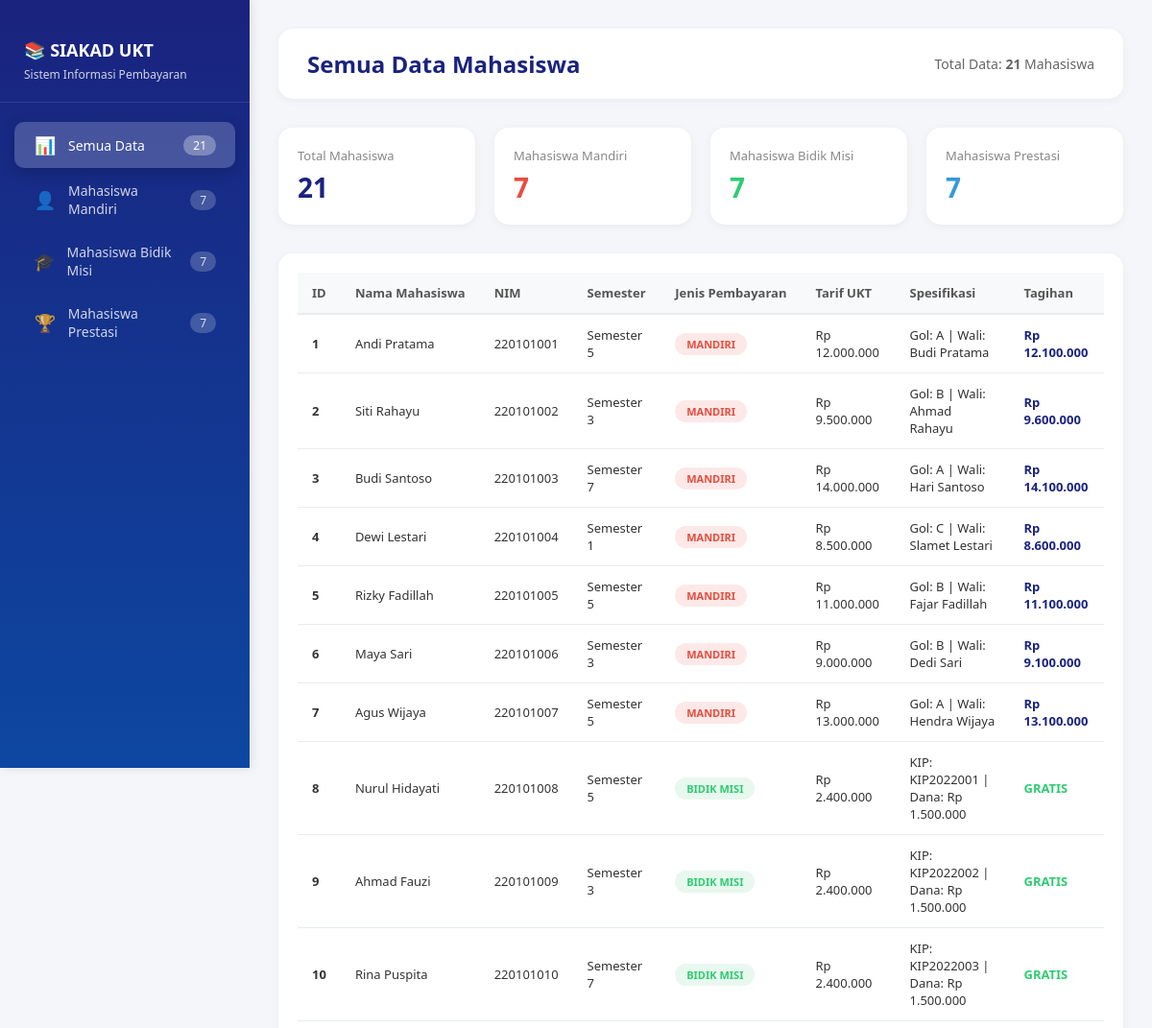
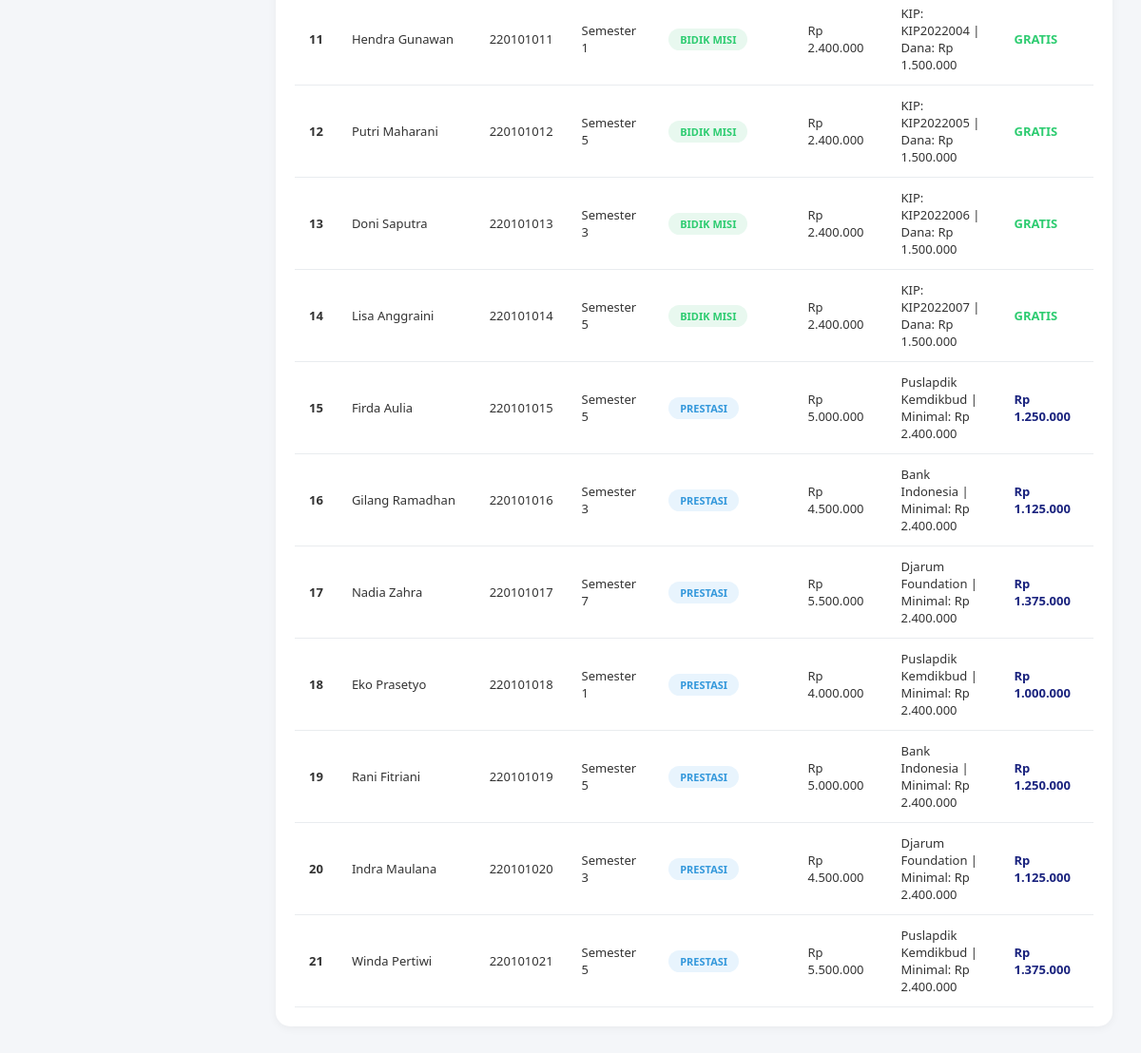
The page / on the database its author committed (2 pictures, top to bottom).
### tables this page shows
CREATE TABLE `tabel_mahasiswa` (
  `id_mahasiswa` int NOT NULL,
  `nama_mahasiswa` varchar(100) NOT NULL,
  `nim` varchar(20) NOT NULL,
  `semester` int NOT NULL,
  `tarif_ukt_nominal` decimal(15,2) NOT NULL,
  `jenis_pembayaran` enum('Mandiri','Bidik Misi','Prestasi') NOT NULL,
  `golongan_ukt` varchar(10) DEFAULT NULL,
  `nama_wali` varchar(100) DEFAULT NULL,
  `nomor_kip_kuliah` varchar(50) DEFAULT NULL,
  `dana_saku_subsidi` decimal(15,2) DEFAULT NULL,
  `nama_instansi_beasiswa` varchar(100) DEFAULT NULL,
  `minimal_ukt_bersyarat` decimal(15,2) DEFAULT NULL
);

### koneksi.php (called while the page is built, shortened)
<?php
class Database {
    private $host = 'localhost';
    private $username = 'root';
    private $password = '';
    private $database = 'db_uas_pbo_trpl1a_hazelransykrishna';
    private $connection;
    private function connect() {
        $this->connection = new mysqli($this->host, $this->username, $this->password, $this->database);
        $this->connection->set_charset("utf8");
    }
    public function query($sql) {
        return $this->connection->query($sql);
    }
    public function prepare($sql) {
        return $this->connection->prepare($sql);
    }
}
$db = new Database();
?>

### Mahasiswa.php (called while the page is built, shortened)
<?php
abstract class Mahasiswa {
    public function __construct($id_mahasiswa, $nama_mahasiswa, $nim, $semester, $tarif_ukt_nominal, $jenis_pembayaran, $db = null) {
        $this->tarif_ukt_nominal = $tarif_ukt_nominal;
    }
}
?>

### MahasiswaMandiri.php (called while the page is built, shortened)
<?php
require_once 'Mahasiswa.php';
class MahasiswaMandiri extends Mahasiswa {
    public function hitungTagihanSemester() {
        $tagihan = $this->tarif_ukt_nominal + 100000;
        return $tagihan;
    }
}
?>

### MahasiswaBidikmisi.php (called while the page is built, shortened)
<?php
require_once 'Mahasiswa.php';
class MahasiswaBidikmisi extends Mahasiswa {
    public function hitungTagihanSemester() {
        return 0;
    }
}
?>

### MahasiswaPrestasi.php (called while the page is built, shortened)
<?php
require_once 'Mahasiswa.php';
class MahasiswaPrestasi extends Mahasiswa {
    public function hitungTagihanSemester() {
        $tagihan = $this->tarif_ukt_nominal * 0.25;
        return $tagihan;
    }
}
?>

### index.php (the view, shortened to what this page needs)
<?php
require_once 'koneksi.php';
require_once 'Mahasiswa.php';
require_once 'MahasiswaMandiri.php';
require_once 'MahasiswaBidikmisi.php';
require_once 'MahasiswaPrestasi.php';
$conn = $db->getConnection();
$menu = isset($_GET['menu']) ? $_GET['menu'] : 'semua';
function getDataMahasiswa($db, $conn, $jenis = null) {
    if ($jenis === null) {
        $query = "SELECT * FROM tabel_mahasiswa ORDER BY id_mahasiswa";
        $result = $db->query($query);
    } else {
        $query = "SELECT * FROM tabel_mahasiswa WHERE jenis_pembayaran = ? ORDER BY id_mahasiswa";
        $stmt = $db->prepare($query);
        $stmt->bind_param("s", $jenis);
        $stmt->execute();
        $result = $stmt->get_result();
    }
    $data = [];
    if ($result) {
        while ($row = $result->fetch_assoc()) {
            $data[] = $row;
        }
    }
    return $data;
}
function createMahasiswaObject($data, $conn) {
    $jenis = $data['jenis_pembayaran'];
    switch ($jenis) {
        case 'Mandiri':
            return new MahasiswaMandiri(
                $data['id_mahasiswa'],
                $data['nama_mahasiswa'],
                $data['nim'],
                $data['semester'],
                $data['tarif_ukt_nominal'],
                $data['golongan_ukt'],
                $data['nama_wali'],
                $conn
            );
        case 'Bidik Misi':
            return new MahasiswaBidikmisi(
                $data['id_mahasiswa'],
                $data['nama_mahasiswa'],
                $data['nim'],
                $data['semester'],
                $data['tarif_ukt_nominal'],
                $data['nomor_kip_kuliah'],
                $data['dana_saku_subsidi'],
                $conn
            );
        case 'Prestasi':
            return new MahasiswaPrestasi(
                $data['id_mahasiswa'],
                $data['nama_mahasiswa'],
                $data['nim'],
                $data['semester'],
                $data['tarif_ukt_nominal'],
                $data['nama_instansi_beasiswa'],
                $data['minimal_ukt_bersyarat'],
                $conn
            );
    }
}
if ($menu == 'mandiri') {
    $dataMahasiswa = getDataMahasiswa($db, $conn, 'Mandiri');
    $title = 'Mahasiswa Mandiri';
} elseif ($menu == 'bidikmisi') {
    $dataMahasiswa = getDataMahasiswa($db, $conn, 'Bidik Misi');
    $title = 'Mahasiswa Bidik Misi';
} elseif ($menu == 'prestasi') {
    $dataMahasiswa = getDataMahasiswa($db, $conn, 'Prestasi');
    $title = 'Mahasiswa Prestasi';
} else {
    $dataMahasiswa = getDataMahasiswa($db, $conn);
    $title = 'Semua Data Mahasiswa';
}
$totalMandiri = count(getDataMahasiswa($db, $conn, 'Mandiri'));
$totalBidikMisi = count(getDataMahasiswa($db, $conn, 'Bidik Misi'));
$totalPrestasi = count(getDataMahasiswa($db, $conn, 'Prestasi'));
$totalSemua = $totalMandiri + $totalBidikMisi + $totalPrestasi;
?>
<!DOCTYPE html>
<html lang="id">
<head>
</head>
<body>
    <div class="sidebar">
        <div class="sidebar-header">
            <h2>📚 SIAKAD UKT</h2>
            <p>Sistem Informasi Pembayaran</p>
        </div>
        <ul class="sidebar-menu">
            <li>
                <a href="?menu=semua" class="<?= $menu == 'semua' ? 'active' : '' ?>">
                    <span class="icon">📊</span>
                    Semua Data
                    <span class="badge"><?= $totalSemua ?></span>
                </a>
            </li>
            <li>
                <a href="?menu=mandiri" class="<?= $menu == 'mandiri' ? 'active' : '' ?>">
                    <span class="icon">👤</span>
                    Mahasiswa Mandiri
                    <span class="badge"><?= $totalMandiri ?></span>
                </a>
            </li>
            <li>
                <a href="?menu=bidikmisi" class="<?= $menu == 'bidikmisi' ? 'active' : '' ?>">
                    <span class="icon">🎓</span>
                    Mahasiswa Bidik Misi
                    <span class="badge"><?= $totalBidikMisi ?></span>
                </a>
            </li>
            <li>
                <a href="?menu=prestasi" class="<?= $menu == 'prestasi' ? 'active' : '' ?>">
                    <span class="icon">🏆</span>
                    Mahasiswa Prestasi
                    <span class="badge"><?= $totalPrestasi ?></span>
                </a>
            </li>
        </ul>
    </div>
    <div class="main-content">
        <div class="header">
            <h1><?= $title ?></h1>
            <div class="info">
                Total Data: <strong><?= count($dataMahasiswa) ?></strong> Mahasiswa
            </div>
        </div>
        <div class="stats">
            <div class="stat-card">
                <div class="stat-title">Total Mahasiswa</div>
                <div class="stat-number semua"><?= $totalSemua ?></div>
            </div>
            <div class="stat-card">
                <div class="stat-title">Mahasiswa Mandiri</div>
                <div class="stat-number mandiri"><?= $totalMandiri ?></div>
            </div>
            <div class="stat-card">
                <div class="stat-title">Mahasiswa Bidik Misi</div>
                <div class="stat-number bidikmisi"><?= $totalBidikMisi ?></div>
            </div>
            <div class="stat-card">
                <div class="stat-title">Mahasiswa Prestasi</div>
                <div class="stat-number prestasi"><?= $totalPrestasi ?></div>
            </div>
        </div>
        <div class="table-container">
            <?php if (count($dataMahasiswa) > 0): ?>
            <table>
                <thead>
                    <tr>
                        <th>ID</th>
                        <th>Nama Mahasiswa</th>
                        <th>NIM</th>
                        <th>Semester</th>
                        <th>Jenis Pembayaran</th>
                        <th>Tarif UKT</th>
                        <th>Spesifikasi</th>
                        <th>Tagihan</th>
                    </tr>
                </thead>
                <tbody>
                    <?php foreach ($dataMahasiswa as $data):
                        $obj = createMahasiswaObject($data, $conn);
                        $tagihan = $obj ? $obj->hitungTagihanSemester() : 0;
                        $spesifikasi = '-';
                        if ($data['jenis_pembayaran'] == 'Mandiri') {
                            $spesifikasi = 'Gol: ' . $data['golongan_ukt'] . ' | Wali: ' . $data['nama_wali'];
                        } elseif ($data['jenis_pembayaran'] == 'Bidik Misi') {
                            $spesifikasi = 'KIP: ' . $data['nomor_kip_kuliah'] . ' | Dana: Rp ' . number_format($data['dana_saku_subsidi'], 0, ',', '.');
                        } elseif ($data['jenis_pembayaran'] == 'Prestasi') {
                            $spesifikasi = $data['nama_instansi_beasiswa'] . ' | Minimal: Rp ' . number_format($data['minimal_ukt_bersyarat'], 0, ',', '.');
                        }
                        $badgeClass = '';
                        if ($data['jenis_pembayaran'] == 'Mandiri') {
                            $badgeClass = 'badge-mandiri';
                        } elseif ($data['jenis_pembayaran'] == 'Bidik Misi') {
                            $badgeClass = 'badge-bidikmisi';
                        } elseif ($data['jenis_pembayaran'] == 'Prestasi') {
                            $badgeClass = 'badge-prestasi';
                        }
                    ?>
                    <tr>
                        <td><strong><?= $data['id_mahasiswa'] ?></strong></td>
                        <td><?= htmlspecialchars($data['nama_mahasiswa']) ?></td>
                        <td><?= htmlspecialchars($data['nim']) ?></td>
                        <td>Semester <?= $data['semester'] ?></td>
                        <td>
                            <span class="badge-status <?= $badgeClass ?>">
                                <?= $data['jenis_pembayaran'] ?>
                            </span>
                        </td>
                        <td>Rp <?= number_format($data['tarif_ukt_nominal'], 0, ',', '.') ?></td>
                        <td><?= htmlspecialchars($spesifikasi) ?></td>
                        <td>
                            <?php if ($tagihan == 0): ?>
                                <span class="tagihan-gratis">GRATIS</span>
                            <?php else: ?>
                                <span class="tagihan">Rp <?= number_format($tagihan, 0, ',', '.') ?></span>
                            <?php endif; ?>
                        </td>
                    </tr>
                    <?php endforeach; ?>
                </tbody>
            </table>
            <?php else: ?>
                <div class="no-data">
                    <p>📭 Belum ada data mahasiswa untuk kategori ini.</p>
                </div>
            <?php endif; ?>
        </div>
    </div>
</body>
</html>

### index.php (style rules this page uses)
* { margin: 0; padding: 0; box-sizing: border-box; }
body { font-family: 'Segoe UI', Tahoma, Geneva, Verdana, sans-serif; background: #f4f6f9; display: flex; min-height: 100vh; }
.sidebar { width: 260px; background: linear-gradient(180deg, #1a237e 0%, #0d47a1 100%); color: white; padding: 20px 0; position: fixed; height: 100vh; overflow-y: auto; box-shadow: 2px 0 10px rgba(0,0,0,0.1); z-index: 1000; }
.sidebar-header { padding: 20px 25px; border-bottom: 1px solid rgba(255,255,255,0.1); margin-bottom: 20px; }
.sidebar-header h2 { font-size: 18px; font-weight: 700; margin-bottom: 5px; display: flex; align-items: center; gap: 10px; }
.sidebar-header p { font-size: 12px; opacity: 0.8; }
.sidebar-menu { list-style: none; padding: 0; }
.sidebar-menu li { margin: 2px 15px; }
.sidebar-menu li a { display: flex; align-items: center; padding: 12px 20px; color: rgba(255,255,255,0.8); text-decoration: none; border-radius: 10px; transition: all 0.3s; font-size: 14px; font-weight: 500; }
.sidebar-menu li a.active { background: rgba(255,255,255,0.2); color: white; box-shadow: 0 4px 15px rgba(0,0,0,0.2); }
.sidebar-menu li a .icon { margin-right: 12px; font-size: 18px; width: 24px; text-align: center; }
.sidebar-menu li a .badge { margin-left: auto; background: rgba(255,255,255,0.2); padding: 2px 10px; border-radius: 20px; font-size: 12px; }
.sidebar-menu li a.active .badge { background: rgba(255,255,255,0.3); }
.main-content { margin-left: 260px; padding: 30px; width: 100%; }
.header { display: flex; justify-content: space-between; align-items: center; margin-bottom: 30px; background: white; padding: 20px 30px; border-radius: 15px; box-shadow: 0 2px 10px rgba(0,0,0,0.05); }
.header h1 { font-size: 24px; color: #1a237e; font-weight: 700; }
.header .info { color: #666; font-size: 14px; }
.stats { display: grid; grid-template-columns: repeat(4, 1fr); gap: 20px; margin-bottom: 30px; }
.stat-card { background: white; padding: 20px; border-radius: 15px; box-shadow: 0 2px 10px rgba(0,0,0,0.05); transition: transform 0.3s; }
.stat-card .stat-title { font-size: 13px; color: #888; font-weight: 500; margin-bottom: 5px; }
.stat-card .stat-number { font-size: 28px; font-weight: 700; color: #1a237e; }
.stat-card .stat-number.mandiri { color: #e74c3c; }
.stat-card .stat-number.bidikmisi { color: #2ecc71; }
.stat-card .stat-number.prestasi { color: #3498db; }
.stat-card .stat-number.semua { color: #1a237e; }
.table-container { background: white; border-radius: 15px; padding: 20px; box-shadow: 0 2px 10px rgba(0,0,0,0.05); overflow-x: auto; }
table { width: 100%; border-collapse: collapse; }
table thead { background: #f8f9fa; }
table th { padding: 12px 15px; text-align: left; font-size: 13px; font-weight: 600; color: #555; border-bottom: 2px solid #e9ecef; white-space: nowrap; }
table td { padding: 12px 15px; border-bottom: 1px solid #e9ecef; font-size: 13px; color: #333; }
.badge-status { display: inline-block; padding: 4px 12px; border-radius: 20px; font-size: 11px; font-weight: 600; text-transform: uppercase; }
.badge-mandiri { background: #fde8e8; color: #e74c3c; }
.badge-bidikmisi { background: #e8f8ef; color: #2ecc71; }
.badge-prestasi { background: #e8f4fd; color: #3498db; }
.tagihan { font-weight: 700; color: #1a237e; }
.tagihan-gratis { color: #2ecc71; font-weight: 700; }

### rows shown on the page
tabel_mahasiswa: id_mahasiswa "1", nama_mahasiswa "Andi Pratama", nim "220101001", semester "5", jenis_pembayaran "MANDIRI", tarif_ukt_nominal "12.000.000", spesifikasi "Gol: A | Wali: Budi Pratama", tarif_ukt_nominal "12.100.000"
tabel_mahasiswa: id_mahasiswa "2", nama_mahasiswa "Siti Rahayu", nim "220101002", semester "3", jenis_pembayaran "MANDIRI", tarif_ukt_nominal "9.500.000", spesifikasi "Gol: B | Wali: Ahmad Rahayu", tarif_ukt_nominal "9.600.000"
tabel_mahasiswa: id_mahasiswa "3", nama_mahasiswa "Budi Santoso", nim "220101003", semester "7", jenis_pembayaran "MANDIRI", tarif_ukt_nominal "14.000.000", spesifikasi "Gol: A | Wali: Hari Santoso", tarif_ukt_nominal "14.100.000"
tabel_mahasiswa: id_mahasiswa "4", nama_mahasiswa "Dewi Lestari", nim "220101004", semester "1", jenis_pembayaran "MANDIRI", tarif_ukt_nominal "8.500.000", spesifikasi "Gol: C | Wali: Slamet Lestari", tarif_ukt_nominal "8.600.000"
tabel_mahasiswa: id_mahasiswa "5", nama_mahasiswa "Rizky Fadillah", nim "220101005", semester "5", jenis_pembayaran "MANDIRI", tarif_ukt_nominal "11.000.000", spesifikasi "Gol: B | Wali: Fajar Fadillah", tarif_ukt_nominal "11.100.000"
tabel_mahasiswa: id_mahasiswa "6", nama_mahasiswa "Maya Sari", nim "220101006", semester "3", jenis_pembayaran "MANDIRI", tarif_ukt_nominal "9.000.000", spesifikasi "Gol: B | Wali: Dedi Sari", tarif_ukt_nominal "9.100.000"
tabel_mahasiswa: id_mahasiswa "7", nama_mahasiswa "Agus Wijaya", nim "220101007", semester "5", jenis_pembayaran "MANDIRI", tarif_ukt_nominal "13.000.000", spesifikasi "Gol: A | Wali: Hendra Wijaya", tarif_ukt_nominal "13.100.000"
tabel_mahasiswa: id_mahasiswa "8", nama_mahasiswa "Nurul Hidayati", nim "220101008", semester "5", jenis_pembayaran "BIDIK MISI", tarif_ukt_nominal "2.400.000", spesifikasi "KIP: KIP2022001 | Dana: Rp 1.500.000", shows "GRATIS"
tabel_mahasiswa: id_mahasiswa "9", nama_mahasiswa "Ahmad Fauzi", nim "220101009", semester "3", jenis_pembayaran "BIDIK MISI", tarif_ukt_nominal "2.400.000", spesifikasi "KIP: KIP2022002 | Dana: Rp 1.500.000", shows "GRATIS"
tabel_mahasiswa: id_mahasiswa "10", nama_mahasiswa "Rina Puspita", nim "220101010", semester "7", jenis_pembayaran "BIDIK MISI", tarif_ukt_nominal "2.400.000", spesifikasi "KIP: KIP2022003 | Dana: Rp 1.500.000", shows "GRATIS"
tabel_mahasiswa: id_mahasiswa "11", nama_mahasiswa "Hendra Gunawan", nim "220101011", semester "1", jenis_pembayaran "BIDIK MISI", tarif_ukt_nominal "2.400.000", spesifikasi "KIP: KIP2022004 | Dana: Rp 1.500.000", shows "GRATIS"
tabel_mahasiswa: id_mahasiswa "12", nama_mahasiswa "Putri Maharani", nim "220101012", semester "5", jenis_pembayaran "BIDIK MISI", tarif_ukt_nominal "2.400.000", spesifikasi "KIP: KIP2022005 | Dana: Rp 1.500.000", shows "GRATIS"
tabel_mahasiswa: id_mahasiswa "13", nama_mahasiswa "Doni Saputra", nim "220101013", semester "3", jenis_pembayaran "BIDIK MISI", tarif_ukt_nominal "2.400.000", spesifikasi "KIP: KIP2022006 | Dana: Rp 1.500.000", shows "GRATIS"
tabel_mahasiswa: id_mahasiswa "14", nama_mahasiswa "Lisa Anggraini", nim "220101014", semester "5", jenis_pembayaran "BIDIK MISI", tarif_ukt_nominal "2.400.000", spesifikasi "KIP: KIP2022007 | Dana: Rp 1.500.000", shows "GRATIS"
tabel_mahasiswa: id_mahasiswa "15", nama_mahasiswa "Firda Aulia", nim "220101015", semester "5", jenis_pembayaran "PRESTASI", tarif_ukt_nominal "5.000.000", spesifikasi "Puslapdik Kemdikbud | Minimal: Rp 2.400.000", tarif_ukt_nominal "1.250.000"
tabel_mahasiswa: id_mahasiswa "16", nama_mahasiswa "Gilang Ramadhan", nim "220101016", semester "3", jenis_pembayaran "PRESTASI", tarif_ukt_nominal "4.500.000", spesifikasi "Bank Indonesia | Minimal: Rp 2.400.000", tarif_ukt_nominal "1.125.000"
tabel_mahasiswa: id_mahasiswa "17", nama_mahasiswa "Nadia Zahra", nim "220101017", semester "7", jenis_pembayaran "PRESTASI", tarif_ukt_nominal "5.500.000", spesifikasi "Djarum Foundation | Minimal: Rp 2.400.000", tarif_ukt_nominal "1.375.000"
tabel_mahasiswa: id_mahasiswa "18", nama_mahasiswa "Eko Prasetyo", nim "220101018", semester "1", jenis_pembayaran "PRESTASI", tarif_ukt_nominal "4.000.000", spesifikasi "Puslapdik Kemdikbud | Minimal: Rp 2.400.000", tarif_ukt_nominal "1.000.000"
tabel_mahasiswa: id_mahasiswa "19", nama_mahasiswa "Rani Fitriani", nim "220101019", semester "5", jenis_pembayaran "PRESTASI", tarif_ukt_nominal "5.000.000", spesifikasi "Bank Indonesia | Minimal: Rp 2.400.000", tarif_ukt_nominal "1.250.000"
tabel_mahasiswa: id_mahasiswa "20", nama_mahasiswa "Indra Maulana", nim "220101020", semester "3", jenis_pembayaran "PRESTASI", tarif_ukt_nominal "4.500.000", spesifikasi "Djarum Foundation | Minimal: Rp 2.400.000", tarif_ukt_nominal "1.125.000"
tabel_mahasiswa: id_mahasiswa "21", nama_mahasiswa "Winda Pertiwi", nim "220101021", semester "5", jenis_pembayaran "PRESTASI", tarif_ukt_nominal "5.500.000", spesifikasi "Puslapdik Kemdikbud | Minimal: Rp 2.400.000", tarif_ukt_nominal "1.375.000"

### other values the page prints
$totalSemua "21"
$totalMandiri "7"
$totalBidikMisi "7"
$totalPrestasi "7"
$title "Semua Data Mahasiswa"
count($dataMahasiswa) "21"
